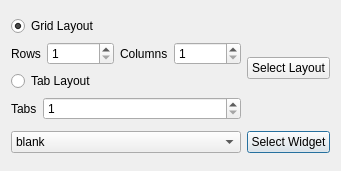
<?xml version="1.0" encoding="UTF-8"?>
<ui version="4.0">
 <class>WidgetLoader</class>
 <widget class="QWidget" name="WidgetLoader">
  <property name="geometry">
   <rect>
    <x>0</x>
    <y>0</y>
    <width>341</width>
    <height>171</height>
   </rect>
  </property>
  <property name="sizePolicy">
   <sizepolicy hsizetype="Minimum" vsizetype="Minimum">
    <horstretch>0</horstretch>
    <verstretch>0</verstretch>
   </sizepolicy>
  </property>
  <property name="windowTitle">
   <string>Form</string>
  </property>
  <layout class="QGridLayout" name="grid_layout">
   <item row="8" column="1">
    <widget class="QPushButton" name="widgetButton">
     <property name="text">
      <string>Select Widget</string>
     </property>
     <property name="autoDefault">
      <bool>true</bool>
     </property>
     <property name="default">
      <bool>true</bool>
     </property>
    </widget>
   </item>
   <item row="8" column="0">
    <widget class="QComboBox" name="widgetSelector">
     <property name="minimumSize">
      <size>
       <width>185</width>
       <height>0</height>
      </size>
     </property>
     <item>
      <property name="text">
       <string>blank</string>
      </property>
     </item>
    </widget>
   </item>
   <item row="1" column="0">
    <layout class="QVBoxLayout" name="verticalLayout">
     <item>
      <widget class="QRadioButton" name="gridLayout">
       <property name="text">
        <string>Grid Layout</string>
       </property>
       <property name="checked">
        <bool>true</bool>
       </property>
      </widget>
     </item>
     <item>
      <layout class="QHBoxLayout" name="horizontalLayout">
       <item>
        <widget class="QLabel" name="rowLabel">
         <property name="sizePolicy">
          <sizepolicy hsizetype="Minimum" vsizetype="Preferred">
           <horstretch>0</horstretch>
           <verstretch>0</verstretch>
          </sizepolicy>
         </property>
         <property name="text">
          <string>Rows</string>
         </property>
        </widget>
       </item>
       <item>
        <widget class="QSpinBox" name="numRows">
         <property name="sizePolicy">
          <sizepolicy hsizetype="MinimumExpanding" vsizetype="Fixed">
           <horstretch>0</horstretch>
           <verstretch>0</verstretch>
          </sizepolicy>
         </property>
         <property name="minimum">
          <number>1</number>
         </property>
        </widget>
       </item>
       <item>
        <widget class="QLabel" name="colLabel">
         <property name="sizePolicy">
          <sizepolicy hsizetype="Minimum" vsizetype="Preferred">
           <horstretch>0</horstretch>
           <verstretch>0</verstretch>
          </sizepolicy>
         </property>
         <property name="text">
          <string>Columns</string>
         </property>
        </widget>
       </item>
       <item>
        <widget class="QSpinBox" name="numCols">
         <property name="sizePolicy">
          <sizepolicy hsizetype="MinimumExpanding" vsizetype="Fixed">
           <horstretch>0</horstretch>
           <verstretch>0</verstretch>
          </sizepolicy>
         </property>
         <property name="minimum">
          <number>1</number>
         </property>
        </widget>
       </item>
      </layout>
     </item>
     <item>
      <widget class="QRadioButton" name="tabLayout">
       <property name="text">
        <string>Tab Layout</string>
       </property>
       <property name="checked">
        <bool>false</bool>
       </property>
      </widget>
     </item>
     <item>
      <layout class="QHBoxLayout" name="horizontalLayout_2">
       <item>
        <widget class="QLabel" name="label">
         <property name="sizePolicy">
          <sizepolicy hsizetype="Minimum" vsizetype="Preferred">
           <horstretch>0</horstretch>
           <verstretch>0</verstretch>
          </sizepolicy>
         </property>
         <property name="text">
          <string>Tabs</string>
         </property>
        </widget>
       </item>
       <item>
        <widget class="QSpinBox" name="numTabs">
         <property name="sizePolicy">
          <sizepolicy hsizetype="MinimumExpanding" vsizetype="Fixed">
           <horstretch>0</horstretch>
           <verstretch>0</verstretch>
          </sizepolicy>
         </property>
         <property name="minimum">
          <number>1</number>
         </property>
        </widget>
       </item>
      </layout>
     </item>
    </layout>
   </item>
   <item row="1" column="1">
    <widget class="QPushButton" name="layoutButton">
     <property name="text">
      <string>Select Layout</string>
     </property>
    </widget>
   </item>
  </layout>
 </widget>
 <resources/>
 <connections/>
</ui>
